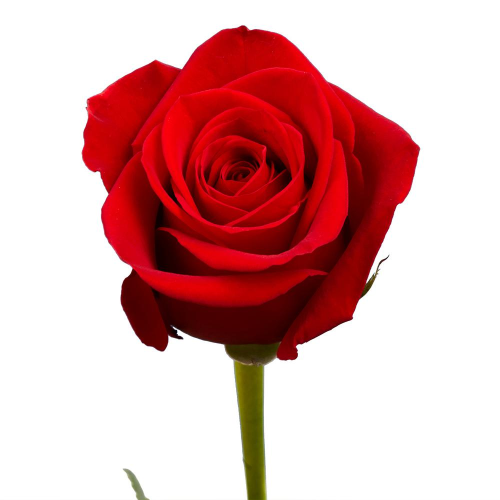
#> input picture course6/project1/images/roses.jpg, 1000 x 1000 px (shown at 1/2 size); its folder holds 3 pictures in this run
$ python resizenew.py
#> lines starting #> are read from the running program, lines starting #| are printed output that depends on the picture
#!/usr/bin/env python3

import os
from PIL import Image

old_path = os.getcwd() + '/images/'
new_path = os.getcwd()+ '/opt/icons/'

for image in os.listdir(old_path):
        if '.' not in image[0]:
                img = Image.open(old_path + image)
#> img is the input picture: PIL image 1000x1000 RGB; mean R, G, B 221.7, 172.5, 172.9
                img.rotate(-90).resize((128, 128)).convert("RGB").save(new_path + image.split('.')[0], 'jpeg')
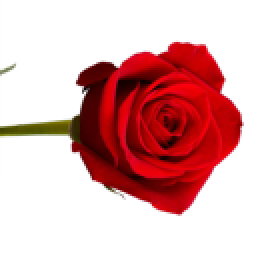
#> saved as roses: PIL image 128x128 RGB (shown 2 times larger); mean R, G, B 221.6, 172.5, 172.8
                img.close()
#> pass 2 of the loop `for image in os.listdir(old_path):`:
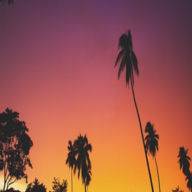
#> input picture course6/project1/images/test1.tiff, 192 x 192 px
#> img is the input picture: PIL image 192x192 RGBA; mean R, G, B, A 158.3, 87.6, 76.3, 255
#> `img.rotate(-90).resize((128, 128)).convert("RGB").save(new_path + imag..`:
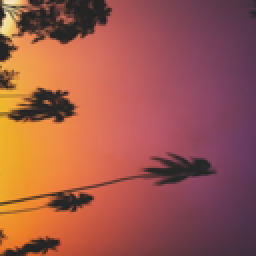
#> saved as test1: PIL image 128x128 RGB (shown 2 times larger); mean R, G, B 158.4, 87.6, 76.3
#> pass 3 of the loop `for image in os.listdir(old_path):`:
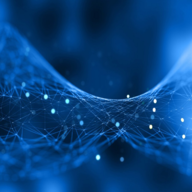
#> input picture course6/project1/images/test2.tiff, 192 x 192 px
#> img is the input picture: PIL image 192x192 RGBA; mean R, G, B, A 7.6, 66.6, 127.8, 255
#> `img.rotate(-90).resize((128, 128)).convert("RGB").save(new_path + imag..`:
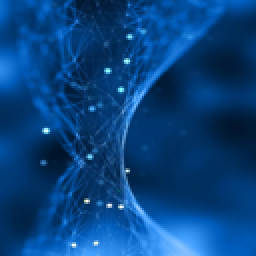
#> saved as test2: PIL image 128x128 RGB (shown 2 times larger); mean R, G, B 7.6, 66.6, 127.8
